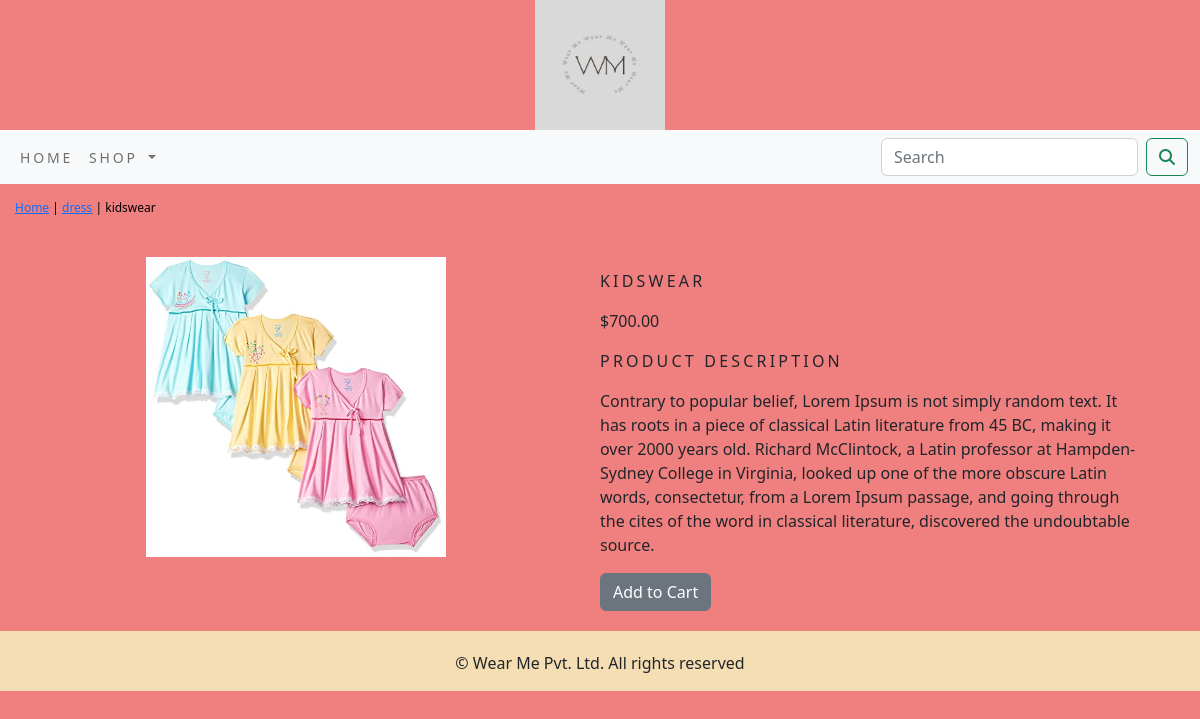
Page /shop/dress/kidswear/ on the committed database.
### shop/models.py (models this page shows, shortened)
class Product(models.Model):
    name = models.CharField(max_length=250, unique=True)
    slug = models.SlugField(max_length=250, unique=True)
    description = models.TextField(blank=True)
    price = models.DecimalField(max_digits=10, decimal_places=2)
    category = models.ForeignKey(Category, on_delete=models.CASCADE)
    image = models.ImageField(upload_to='product', blank=True)
    stock = models.IntegerField()
    available = models.BooleanField(default=True)
    created = models.DateField(auto_now_add=True)
    updated = models.DateTimeField(auto_now=True)
    class Meta:
        ordering = ('name',)
        verbose_name = 'product'
        verbose_name_plural = 'products'

class Category(models.Model):
    name = models.CharField(max_length=250, unique=True)
    slug = models.SlugField(max_length=250, unique=True)
    description = models.TextField(blank=True)
    image = models.ImageField(upload_to='category', blank=True)
    class Meta:
        ordering = ('name',)
        verbose_name = 'category'
        verbose_name_plural = 'categories'
    def get_url(self):
        return  reverse('shop:products_by_category',args=[self.slug])
    def __str__(self):
        return '{}'.format(self.name)

### shop/views.py (the view)
# urls.py: path('<slug:c_slug>/<slug:product_slug>/',views.proDetail,name='prodCatdetail'),
def proDetail(request,c_slug,product_slug):
    try:
        product=Product.objects.get(category__slug=c_slug,slug=product_slug)
    except Exception as e:
        raise e
    return  render(request,'product.html',{'product':product})

### cart/context_processors.py (called while the page is built)
def counter(request):
    item_count=0
    if 'admin' in request.path:
        return {}
    else:
        try:
            cart=Cart.objects.filter(cart_id=_cart_id(request))
            car_items=CartItem.objects.all().filter(cart=cart[:1])
            for cart_item in car_items:
                item_count += cart_item.quantity
        except Cart.DoesNotExist:
            item_count =0
    return  dict(item_count=item_count)

### cart/views.py (called while the page is built)
def _cart_id(request):
    cart = request.session.session_key
    if not cart:
        cart = request.session.create()
    return cart

### shop/context_processors.py (called while the page is built)
def menu_links(request):
    links=Category.objects.all()
    return dict(menu_links=links)

### templates/product.html (shortened to what this page needs)
{% extends 'base.html' %}
{% load static %}
{% block content %}
<div class="row my_prod_row_class">
    <div class="mx_auto">
        <p> <a href="{% url 'shop:allProdCat' %}">Home</a>  | <a href="{{product.category.get_url}}">{{product.category}}</a> | {{product.name}}</p>
    </div>
    <div class="container">
</div>
<br>
<div class="row">
    <div class="col-12 col-sm-12 col-md-12 col-lg-6 text-center">
        <div style="min-width:18rem;">
            <img style="width:300px; height:300px;" src="{{product.image.url}}" alt="{{product.name}}">
        </div>
    </div>
    <div class="col-12 col-sm-12 col-md-12 col-lg-6">
        <div>
        <h1 class="my_prod_title">{{product.name}}</h1>
        <p>${{product.price}}</p>
        <p class="my_title">Product Description</p>
        <P class="text-justify my_prod_text">{{product.description}}</P>
        {% if product.stock <= 0 %}
        <p class="text-justify my_prod_text"><b>Out of Stock</b></p>
        {% else %}
        <a class="btn btn-secondary" href="{% url 'cart:add_cart' product.id %}"> Add to Cart</a>
        {% endif %}
    </div>
 </div>
</div>
{% endblock %}

### static/css/custom.css (style rules this page uses)
.my_title { font-size:16px; text-transform:uppercase; letter-spacing:.2em; }
.my_prod_row_class { padding:15px; padding-bottom:20px; }
.my_prod_row_class .mx_auto { color:#000; font-size:12px; text-decoration:none; }
.my_prod_title { font-size:16px; text-transform:uppercase; letter-spacing:.2em; padding-top:15px; padding-bottom:10px; }
.my_prod_text { padding-right:20px; }

### rows in the picture
Product: category "dress", name "kidswear", image (picture), name "KIDSWEAR", price "700.00", description "Contrary to popular belief, Lorem Ipsum is not simply random text. It has roots in a piece of classical Latin literature from 45 BC, making it over 2000 years old. Richard McClintock, a Latin professor at Hampden-Sydney College in Virginia, looked up one of the more obscure Latin words, consectetur, from a Lorem Ipsum passage, and going through the cites of the word in classical literature, discovered the undoubtable source."
